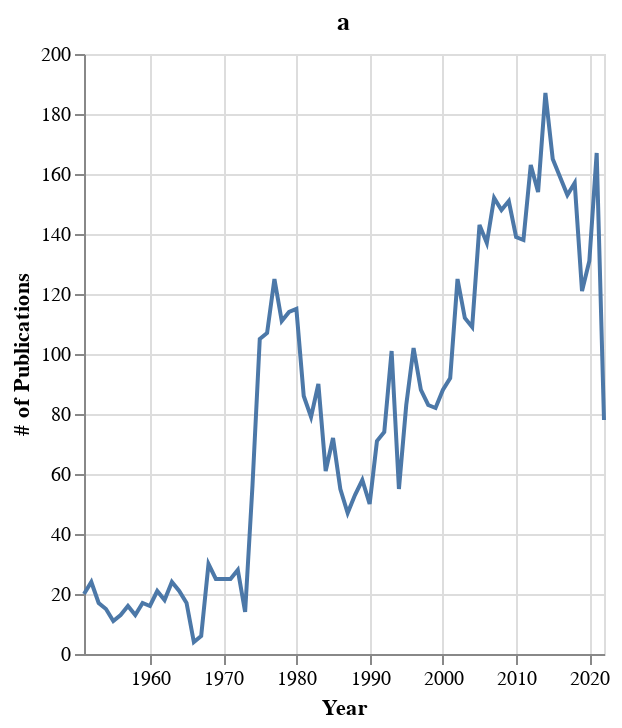

Notebook code cell kept with this figure:
### Code cell
papernum_by_year_chart = alt.Chart(transform_year(yearly_papernum)).mark_line().encode(
    x = alt.X(
        'year',
        title = 'Year'
    ),
    y = alt.Y(
        'freq',
        title = '# of Publications'
    )
).properties(
    title = 'a',
    height=300,
    width=260
)
papernum_by_year_chart

### Figure 1 — Vega-Lite specification as saved in the notebook (floating-point values rounded to 4 significant figures)
{"config": {"view": {"continuousWidth": 400, "continuousHeight": 300}}, "data": {"name": "data-34bf3de02fe231320df897bed919fcb0"}, "mark": "line", "encoding": {"x": {"field": "year", "title": "Year", "type": "temporal"}, "y": {"field": "freq", "title": "# of Publications", "type": "quantitative"}}, "height": 300, "title": "a", "width": 260, "$schema": "https://vega.github.io/schema/vega-lite/v4.17.0.json", "datasets": {"data-34bf3de02fe231320df897bed919fcb0": [{"year": "1951-01-01T00:00:00", "freq": 20}, {"year": "1952-01-01T00:00:00", "freq": 24}, {"year": "1953-01-01T00:00:00", "freq": 17}, {"year": "1954-01-01T00:00:00", "freq": 15}, {"year": "1955-01-01T00:00:00", "freq": 11}, {"year": "1956-01-01T00:00:00", "freq": 13}, {"year": "1957-01-01T00:00:00", "freq": 16}, {"year": "1958-01-01T00:00:00", "freq": 13}, {"year": "1959-01-01T00:00:00", "freq": 17}, {"year": "1960-01-01T00:00:00", "freq": 16}, {"year": "1961-01-01T00:00:00", "freq": 21}, {"year": "1962-01-01T00:00:00", "freq": 18}, {"year": "1963-01-01T00:00:00", "freq": 24}, {"year": "1964-01-01T00:00:00", "freq": 21}, {"year": "1965-01-01T00:00:00", "freq": 17}, {"year": "1966-01-01T00:00:00", "freq": 4}, {"year": "1967-01-01T00:00:00", "freq": 6}, {"year": "1968-01-01T00:00:00", "freq": 30}, {"year": "1969-01-01T00:00:00", "freq": 25}, {"year": "1970-01-01T00:00:00", "freq": 25}, {"year": "1971-01-01T00:00:00", "freq": 25}, {"year": "1972-01-01T00:00:00", "freq": 28}, {"year": "1973-01-01T00:00:00", "freq": 14}, {"year": "1974-01-01T00:00:00", "freq": 56}, {"year": "1975-01-01T00:00:00", "freq": 105}, {"year": "1976-01-01T00:00:00", "freq": 107}, {"year": "1977-01-01T00:00:00", "freq": 125}, {"year": "1978-01-01T00:00:00", "freq": 111}, {"year": "1979-01-01T00:00:00", "freq": 114}, {"year": "1980-01-01T00:00:00", "freq": 115}, {"year": "1981-01-01T00:00:00", "freq": 86}, {"year": "1982-01-01T00:00:00", "freq": 79}, {"year": "1983-01-01T00:00:00", "freq": 90}, {"year": "1984-01-01T00:00:00", "freq": 61}, {"year": "1985-01-01T00:00:00", "freq": 72}, {"year": "1986-01-01T00:00:00", "freq": 55}, {"year": "1987-01-01T00:00:00", "freq": 47}, {"year": "1988-01-01T00:00:00", "freq": 53}, {"year": "1989-01-01T00:00:00", "freq": 58}, {"year": "1990-01-01T00:00:00", "freq": 50}, {"year": "1991-01-01T00:00:00", "freq": 71}, {"year": "1992-01-01T00:00:00", "freq": 74}, {"year": "1993-01-01T00:00:00", "freq": 101}, {"year": "1994-01-01T00:00:00", "freq": 55}, {"year": "1995-01-01T00:00:00", "freq": 83}, {"year": "1996-01-01T00:00:00", "freq": 102}, {"year": "1997-01-01T00:00:00", "freq": 88}, {"year": "1998-01-01T00:00:00", "freq": 83}, {"year": "1999-01-01T00:00:00", "freq": 82}, {"year": "2000-01-01T00:00:00", "freq": 88}, {"year": "2001-01-01T00:00:00", "freq": 92}, {"year": "2002-01-01T00:00:00", "freq": 125}, {"year": "2003-01-01T00:00:00", "freq": 112}, {"year": "2004-01-01T00:00:00", "freq": 109}, {"year": "2005-01-01T00:00:00", "freq": 143}, {"year": "2006-01-01T00:00:00", "freq": 137}, {"year": "2007-01-01T00:00:00", "freq": 152}, {"year": "2008-01-01T00:00:00", "freq": 148}, {"year": "2009-01-01T00:00:00", "freq": 151}, {"year": "2010-01-01T00:00:00", "freq": 139}, {"year": "2011-01-01T00:00:00", "freq": 138}, {"year": "2012-01-01T00:00:00", "freq": 163}, {"year": "2013-01-01T00:00:00", "freq": 154}, {"year": "2014-01-01T00:00:00", "freq": 187}, {"year": "2015-01-01T00:00:00", "freq": 165}, {"year": "2016-01-01T00:00:00", "freq": 159}, {"year": "2017-01-01T00:00:00", "freq": 153}, {"year": "2018-01-01T00:00:00", "freq": 157}, {"year": "2019-01-01T00:00:00", "freq": 121}, {"year": "2020-01-01T00:00:00", "freq": 131}, {"year": "2021-01-01T00:00:00", "freq": 167}, {"year": "2022-01-01T00:00:00", "freq": 78}]}}
